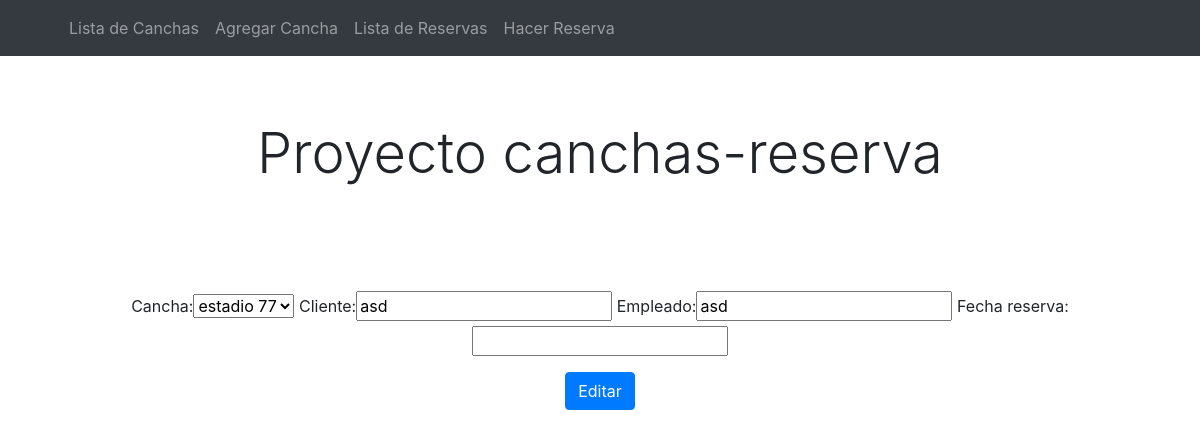
Page /editarReserva/5/ on the earlier database version.
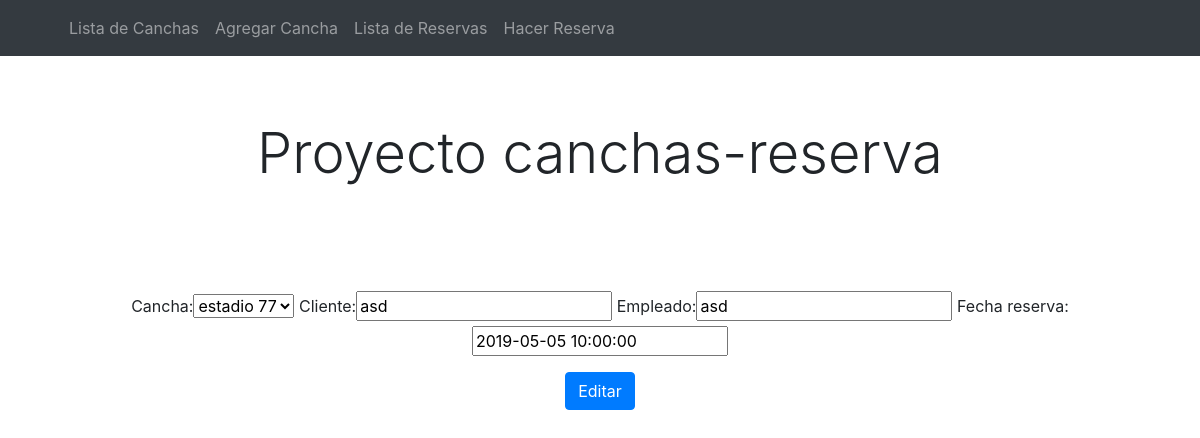
Same page on the later database version.
### proyecto/models.py (models this page shows)
class Reserva(models.Model):
    cancha = models.ForeignKey(Cancha, on_delete=models.CASCADE)
    cliente = models.CharField(max_length=50)
    empleado = models.CharField(max_length=50)
    fecha_reserva = models.DateTimeField(auto_now_add=False, auto_now=False, blank=True, null=True)

### proyecto/views.py (the view)
# urls.py: path('editarReserva/<reserva_id>/', views.editarReserva, name='editarReserva'),
def editarReserva(request, reserva_id):
    reserva = Reserva.objects.get(id=reserva_id)
    if request.method == 'POST':
        form = ReservaForm(request.POST, instance=reserva)
        if form.is_valid():
            form.save()
            return redirect('listaReserva')
    else:
        form = ReservaForm(instance=reserva)
    context = {'form':form}
    return render(request, 'proyecto/editarReserva.html', context)

### proyecto/forms.py
class ReservaForm(forms.ModelForm):
    class Meta:
        model = Reserva
        fields = ['cancha','cliente','empleado', 'fecha_reserva']

### proyecto/models.py (called while the page is built)
    def __str__(self):
        return self.cancha

### proyecto/templates/proyecto/editarReserva.html (shortened to what this page needs)
{% extends 'proyecto/layout.html' %}
    {% block content %}
        <div class="container text-center">
            <form method="post">
            <div class="form-group">
                {{ form }}
            </div>
            <button type="submit" class="btn btn-primary">Editar</button>
            </form>
        </div>
    {% endblock  %}

Differences in the rows shown:
changed Reserva "asd": fecha_reserva (not shown) → "2019-05-05 10:00:00"
